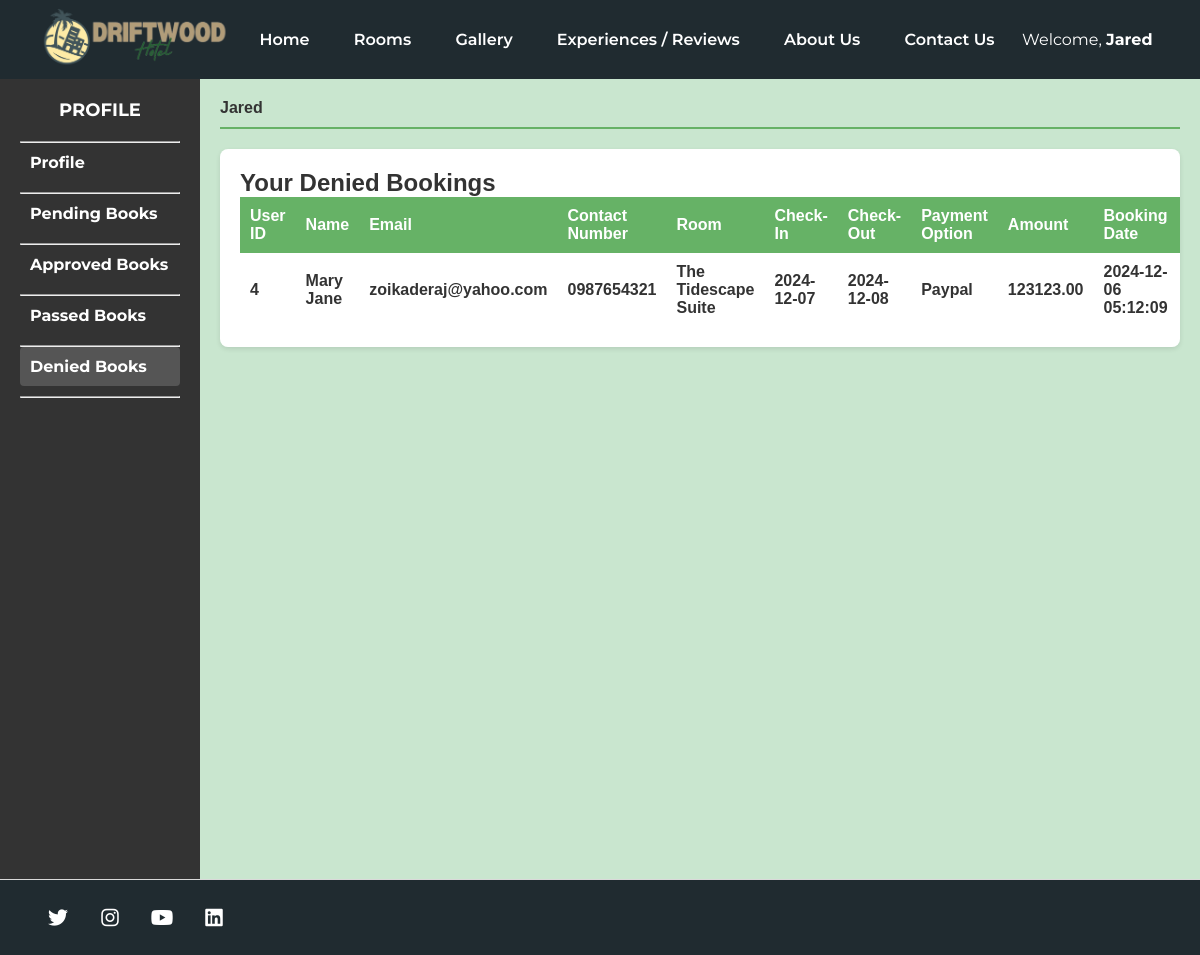
/profile/denied_books.php (signed in), run on the app's committed database.
### tables this page shows
CREATE TABLE `denied_bookings` (
  `id` int(11) NOT NULL,
  `user_id` int(11) DEFAULT NULL,
  `full_name` varchar(255) NOT NULL,
  `email` varchar(255) NOT NULL,
  `contact_number` varchar(15) NOT NULL,
  `room` varchar(50) NOT NULL,
  `check_in` date NOT NULL,
  `check_out` date NOT NULL,
  `payment_option` varchar(50) DEFAULT NULL,
  `amount` decimal(10,2) NOT NULL,
  `created_at` timestamp NOT NULL DEFAULT current_timestamp(),
  `denied_at` timestamp NOT NULL DEFAULT current_timestamp() ON UPDATE current_timestamp()
);

### profile/bookings_query.php (called while the page is built, shortened)
<?php
require '../logged_in.php';
$user_id = $_SESSION['user_id'];
try {
    $pdo = new PDO("mysql:host=$host;dbname=$dbname", $username, $password);
    $pdo->setAttribute(PDO::ATTR_ERRMODE, PDO::ERRMODE_EXCEPTION);
      $deniedBookingsQuery = "SELECT * FROM denied_bookings WHERE user_id = :user_id";
      $stmt = $pdo->prepare($deniedBookingsQuery);
      $stmt->execute(['user_id' => $user_id]);
      $deniedBookings = $stmt->fetchAll(PDO::FETCH_ASSOC);
} catch (PDOException $e) {
    echo "Error: " . $e->getMessage();
}
?>

### profile/denied_books.php (the view, shortened to what this page needs)
<?php
require 'bookings_query.php';
?>
<!DOCTYPE html>
<html lang="en">
<head>
    <link rel="stylesheet" href="../css/admindesign.css">
    <link rel="stylesheet" href="../Room-desc.css">
    <link rel="stylesheet" href="https://cdnjs.cloudflare.com/ajax/libs/font-awesome/6.0.0-beta3/css/all.min.css">
</head>
<body>
<header class="main-header">
        <div class="logo"><img src="../Drifcombieng.png" id="logopic"></div>
        <nav class="header-nav">
            <a href="../index.php">Home</a>
            <a href="../rooms.php">Rooms</a>
            <a href="../index.php#Gallery">Gallery</a>
            <a href="../index.php#Experience">Experiences / Reviews</a>
            <a href="../index.php#About">About Us</a>
            <a href="../index.php#Contact">Contact Us</a>
        </nav>
</header>
    <div class="dashboard">
        <aside class="sidebar">
            <div class="admin-title">PROFILE</div>
            <nav class="menu">
                <hr>
                <a href="profile.php" class="menu-item">Profile</a>
                <hr>
                <a href="pending_books.php" class="menu-item ">Pending Books</a>
                <hr>
                <a href="approved_books.php" class="menu-item">Approved Books</a>
                <hr>
                <a href="passed_books.php" class="menu-item ">Passed Books</a>
                <hr>
                <a href="denied_books.php" class="menu-item active">Denied Books</a>
                <hr>
            </nav>
        </aside>
        <div class="content">
            <div class="content-header">
            </div>
                    <div class="table-container">
                        <h2>Your Denied Bookings</h2>
                        <table>
                            <thead>
                                <tr>
                                    <th>User ID</th>
                                    <th>Name</th>
                                    <th>Email</th>
                                    <th>Contact Number</th>
                                    <th>Room</th>
                                    <th>Check-In</th>
                                    <th>Check-Out</th>
                                    <th>Payment Option</th>
                                    <th>Amount</th>
                                    <th>Booking Date</th>
                                    <th>Denied Date</th>
                                </tr>
                            </thead>
                            <tbody>
                                <?php if (!empty($deniedBookings)): ?>
                                    <?php foreach ($deniedBookings as $row): ?>
                                        <tr>
                                            <td><?php echo $row['user_id']; ?></td>
                                            <td><?php echo $row['full_name']; ?></td>
                                            <td><?php echo $row['email']; ?></td>
                                            <td><?php echo $row['contact_number']; ?></td>
                                            <td><?php echo $row['room']; ?></td>
                                            <td><?php echo $row['check_in']; ?></td>
                                            <td><?php echo $row['check_out']; ?></td>
                                            <td><?php echo $row['payment_option']; ?></td>
                                            <td><?php echo $row['amount']; ?></td>
                                            <td><?php echo $row['created_at']; ?></td>
                                            <td><?php echo $row['denied_at']; ?></td>
                                        </tr>
                                    <?php endforeach; ?>
                                <?php else: ?>
                                    <tr>
                                        <td colspan="11">No denied bookings.</td>
                                    </tr>
                                <?php endif; ?>
                            </tbody>
                        </table>
                    </div>
            </div>
        </div>
</body>
<footer class="footer">
    <div class="social-icons">
        <a href="https://x.com/DriftwoodHotel_" class="social-icon" target="_blank" aria-label="Twitter">
            <i class="fa-brands fa-twitter"></i>
        </a>
        <a href="https://instagram.com" class="social-icon" target="_blank" aria-label="Instagram">
            <i class="fab fa-instagram"></i>
        </a>
        <a href="https://www.youtube.com/channel/UCvgEu53gkqXZ369T61gtMEg" class="social-icon" target="_blank" aria-label="YouTube">
            <i class="fab fa-youtube"></i>
        </a>
        <a href="https://www.linkedin.com/in/driftwoodhotel-ph-8a8008338/" class="social-icon" target="_blank" aria-label="LinkedIn">
            <i class="fab fa-linkedin"></i>
        </a>
    </div>
</footer>
</html>

### css/admindesign.css (style rules this page uses)
*, *::before, *::after { margin: 0; padding: 0; box-sizing: border-box; }
:root { --bg-60-: #202B30; --bg-30-: #384B54; --bg-10-: #FFFFFF; --bg-sub-: whitesmoke; --bg-btn-: #68D2B7; --font-fam-poppins-: "Poppins", sans-serif; --font-fam-montserrat-: "Montserrat", sans-serif; }
html { scroll-behavior: smooth; }
body { margin: 0; font-family: Arial, sans-serif; background-color: #e6f3e6; overflow-x: hidden; }
.main-header { display: flex; align-items: center; padding: 10px; background-color: #66b266; }
.main-header .logo img { height: 50px; }
.dashboard { display: flex; height: 100vh; overflow-x: hidden; }
.admin-title { text-align: center; font-family: 'Montserrat'; }
.sidebar { width: 200px; background-color: #333; color: white; height: 100vh; padding: 20px; box-sizing: border-box; }
.sidebar .admin-title { font-size: 18px; font-weight: bold; margin-bottom: 20px; }
.sidebar .menu .menu-item { display: block; color: white; text-decoration: none; padding: 10px; margin-bottom: 10px; border-radius: 4px; font-family: 'Montserrat'; }
.sidebar .menu .menu-item:hover, .sidebar .menu .menu-item.active { background-color: #555; }
.content { flex: 1; padding: 20px; box-sizing: border-box; background-color: #C9E6CF; overflow-x: auto; }
.content-header { display: flex; justify-content: space-between; align-items: center; border-bottom: 2px solid #66b266; padding-bottom: 10px; margin-bottom: 20px; }
.table-container { background-color: white; padding: 20px; border-radius: 8px; box-shadow: 0 2px 5px rgba(0, 0, 0, 0.1); overflow-x: auto; }
table { width: 100%; border-collapse: collapse; table-layout: auto; }
thead th { background-color: #66b266; color: white; padding: 10px; text-align: left; }
tbody td { padding: 10px; border-bottom: 1px solid #ddd; word-wrap: break-word; }
tbody tr:last-child td { border-bottom: none; }

### Room-desc.css (style rules this page uses)
*, *::before, *::after { margin: 0; padding: 0; box-sizing: border-box; }
:root { --bg-60-: #202B30; --bg-30-: #384B54; --bg-10-: #FFFFFF; --bg-sub-: whitesmoke; --bg-btn-: #68D2B7; --font-fam-poppins-: "Poppins", sans-serif; --font-fam-montserrat-: "Montserrat", sans-serif; }
html { scroll-behavior: smooth; }
body { background-color: #ACB9B6; color: #333; }
.main-header { width: 100%; height: 79px; background: #202b30; display: flex; justify-content: space-between; align-items: center; padding: 0 40px; box-sizing: border-box; }
#logopic { width: 12em; height: auto; }
.header-nav a { margin: 0 20px; font-weight: 600; font-size: 16px; color: #FFFFFF; text-decoration: none; }
a { color: inherit; text-decoration: none; }
header { font-family: var(--font-fam-montserrat-); background-color: var(--bg-60-); display: flex; flex-direction: column; justify-content: space-evenly; align-items: center; color: white; }
* { box-sizing: border-box; }
footer { width: 100%; height: 76px; background-color: #202b30; display: flex; justify-content: flex-start; align-items: center; border-top: 1px solid #D9D9D9; padding: 10px 40px; }
footer i { padding: 20px; font-size: 30px; }
.social-icons { display: flex; gap: 16px; }
.social-icon { width: 36px; height: 36px; color: #FFFFFF; display: flex; justify-content: center; align-items: center; border-radius: 50%; font-size: 20px; transition: background-color 0.3s, transform 0.3s; text-decoration: none; }
.social-icon i { font-size: 20px; }
@media screen and (min-width: 60em) { header { flex-direction: row; } }

### data on the page
denied_bookings: user "4", full_name "Mary Jane", email "zoikaderaj@yahoo.com", contact_number "0987654321", room "The Tidescape Suite", check_in "2024-12-07", check_out "2024-12-08", payment_option "Paypal", amount "123123.00", created_at "2024-12-06 05:12:09"

### other printed values
$username "Jared"
